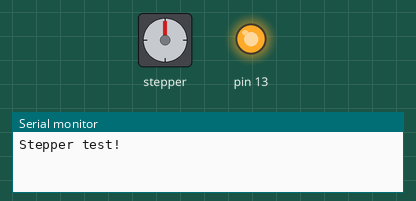
This sketch was run on a simulated Arduino Uno, built with avr-gcc and run on an emulated ATmega328P. Parts: stepper motor, output pins drawn as LEDs (lit = HIGH), the last lines printed to the serial monitor. Stepper angles assume 200 steps per turn.

Above: at 0.1 s.
At 1.8 s:
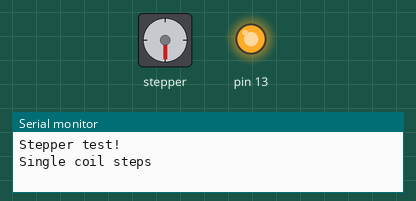
At 4.1 s:
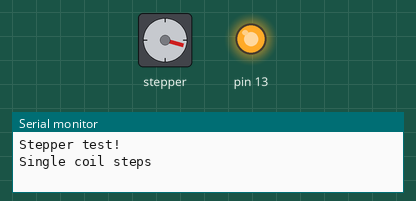
At 6.6 s:
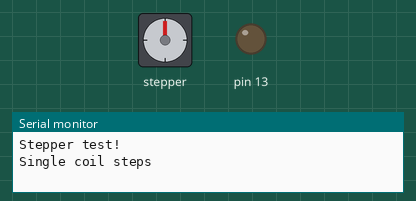
Timing chart, 0 to 8.1 s (numbered marks = the images above):
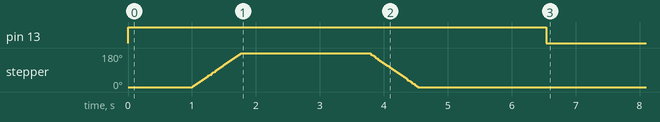

The sketch:

ARDUNIO_STEPPERMOTOR_LED_CODE.ino
```cpp
/*
ONE STEPPER AND LEDS

CONTROLS LEDS AND ONE STEPPER MOTOR FOR HORIZONTAL COMPONENT.

CREATED 5 NOVEMBER 2015
NORA REGEB MAVRAKIS

*/

//int led = 12;           // the pin that the LED is attached to
//int brightness = 140;    // how bright the LED is from 0 to 255
//int fadeAmount = 140;    // how many points to fade the LED by

#include <Wire.h>
#include <Adafruit_MotorShield.h>
#include "utility/Adafruit_PWMServoDriver.h"

// Create the motor shield object with the default I2C address
Adafruit_MotorShield AFMS = Adafruit_MotorShield(0x61);
// Or, create it with a different I2C address (say for stacking)
// Adafruit_MotorShield AFMS = Adafruit_MotorShield(0x61);

// Connect a stepper motor with 200 steps per revolution (1.8 degree)
// to motor port #2 (M3 and M4)
Adafruit_StepperMotor *myMotor1 = AFMS.getStepper(200, 2);

// the setup routine runs once when you press reset:
void setup() {
  // declare pin 13 to be an output:
  //pinMode(led, OUTPUT);
  pinMode(13, OUTPUT);

  Serial.begin(9600);           // set up Serial library at 9600 bps
  Serial.println("Stepper test!");

  AFMS.begin();  // create with the default frequency 1.6KHz
  //AFMS.begin(1000);  // OR with a different frequency, say 1KHz

  myMotor1->setSpeed(40);  // 0.4 rpm

  // set the brightness of pin 13:
  //analogWrite(led, brightness);

  digitalWrite(13, HIGH);   // turn the LED on (HIGH is the voltage level)
  delay(1000);              // wait for a second


  Serial.println("Single coil steps");
  myMotor1->step(100, FORWARD, SINGLE);
    delay(2000);  //2000 ms
  myMotor1->step(100, BACKWARD, SINGLE);
    delay(2000);  //2000 ms


  digitalWrite(13, LOW);    // turn the LED off by making the voltage LOW
  delay(1000);              // wait for a second
  }

void loop() {
}
```
